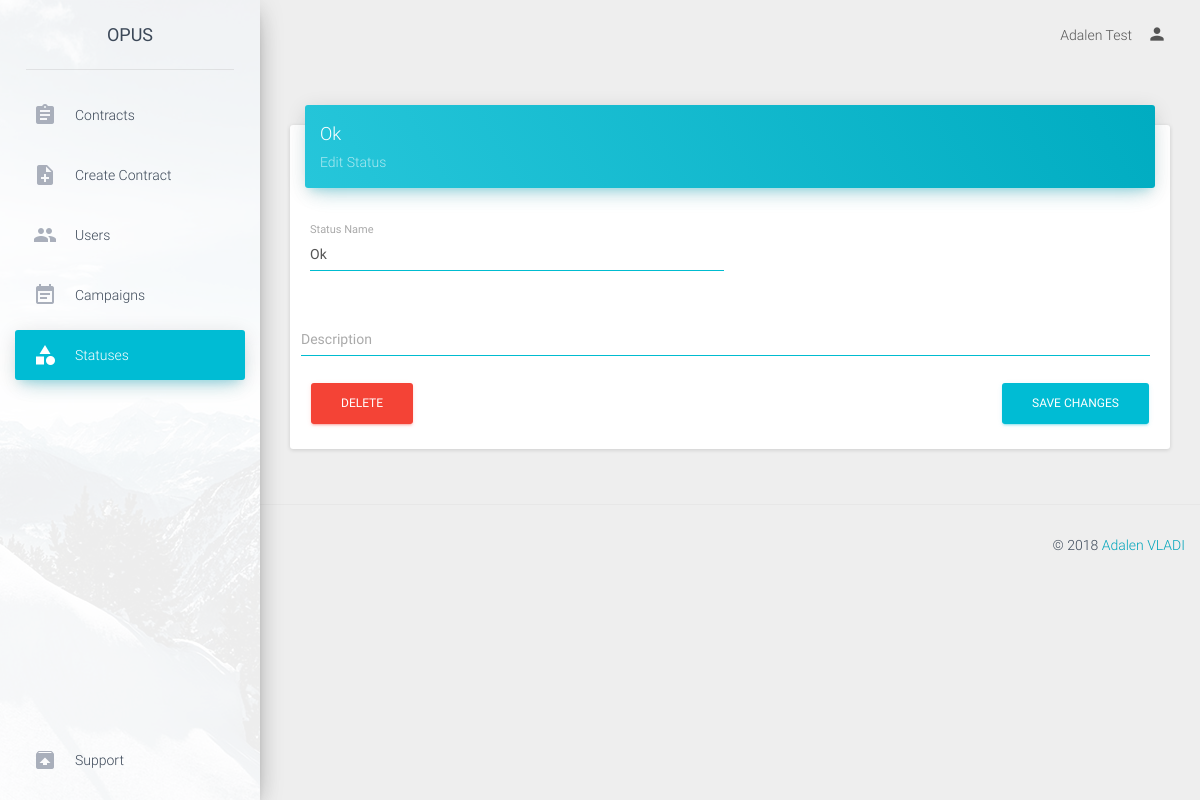
Before: /admin/editStatus/2 (signed in) with the older database file.
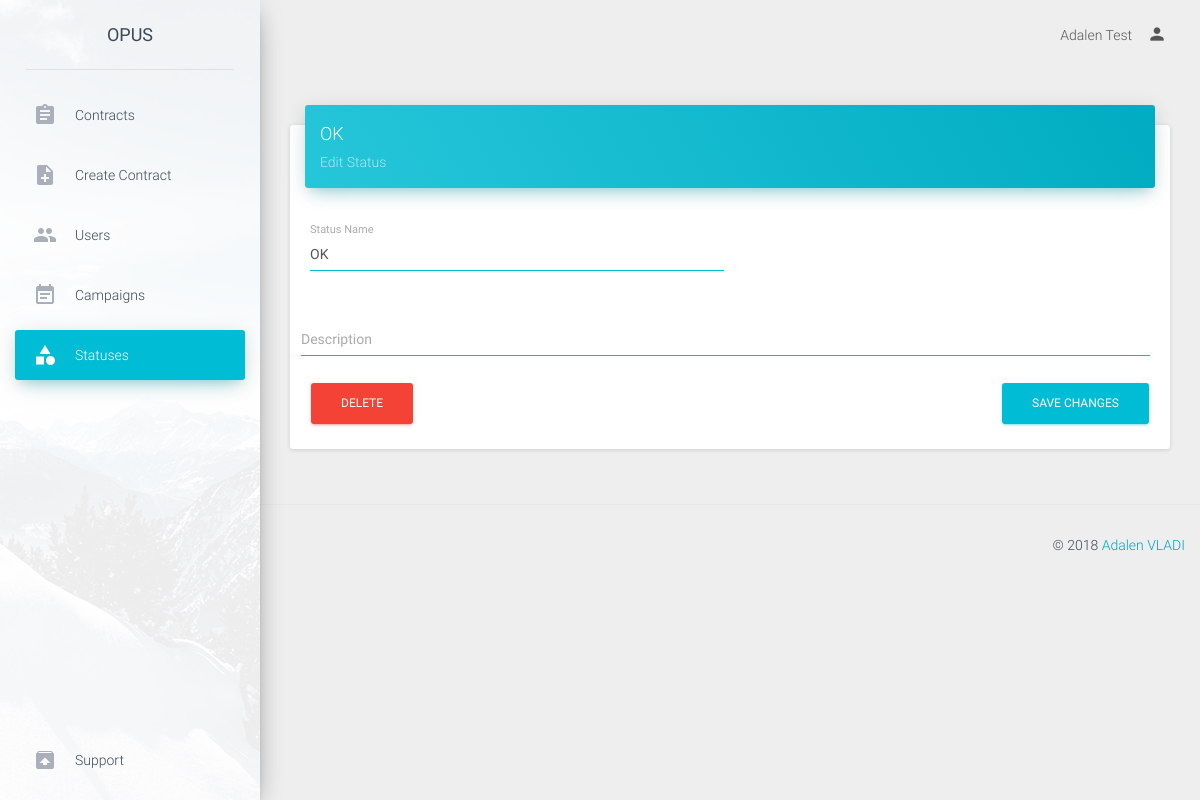
After: the same page with the newer database file.
### tables this page shows
CREATE TABLE `status` (
  `status_id` int(11) NOT NULL,
  `status_name` varchar(50) NOT NULL,
  `status_description` text NOT NULL
);

### public/index.php (called while the page is built, shortened)
<?php
require APP . 'core/controller.php';
$app = new Application();

### application/core/controller.php (called while the page is built, shortened)
<?php
class Controller
{
    public $db = null;
    private function openDatabaseConnection()
    {
        $options = array(PDO::ATTR_DEFAULT_FETCH_MODE => PDO::FETCH_OBJ, PDO::ATTR_ERRMODE => PDO::ERRMODE_WARNING);
        $this->db = new PDO(DB_TYPE . ':host=' . DB_HOST . ';dbname=' . DB_NAME . ';charset=' . DB_CHARSET, DB_USER, DB_PASS, $options);
    }
    public function loadModel()
    {
        if (isset($_SESSION['role'])) {
            switch ($_SESSION['role']) {
                case 'admin':
                    require APP . 'model/admin.php';
                    break;
            }
        }else{
            require APP . 'model/model.php';
        }
        $this->model = new Model($this->db);
    }
}

### application/model/admin.php (called while the page is built, shortened)
<?php
class Model
{
    function __construct($db)
    {
        try {
            $this->db = $db;
        } catch (PDOException $e) {
            exit('Database connection could not be established.');
        }
    }
    public function getStatus($status_id){
        $sql="SELECT * FROM status WHERE status_id=:status_id";
        $query=$this->db->prepare($sql);
        $query->execute(array(':status_id' => $status_id));
        return $query->fetch();
    }
}

### application/view/admin/editStatus.php (the view, shortened to what this page needs)
<div class="content">
    <div class="container-fluid">
        <div class="row">
            <div class="col-md-12">
                <div class="card">
                    <div class="card-header" data-background-color="blue">
                        <h4 class="title"><?=$status->status_name;?></h4>
                        <p class="category">Edit Status</p>
                    </div>
                    <div class="card-content">
                        <form action="" method="POST">
                            <div class="row">
                                <div class="col-md-6">
                                    <div class="form-group label-floating">
                                        <label class="control-label">Status Name</label>
                                        <input type="text" name="status_name" value="<?=$status->status_name;?>" class="form-control" >
                                    </div>
                                </div>
                                <div class="col-md-12">
                                    <div class="form-group label-floating">
                                        <label class="control-label">Description</label>
                                        <input type="text" name="status_description" value="<?=$status->status_description;?>" class="form-control">
                                    </div>
                                </div>
                            </div>
                            <a onclick="deleteStatus(<?=$status->status_id;?>)" class="btn btn-danger pull-left">Delete</a>
                            <button type="submit" class="btn btn-info pull-right">Save Changes</button>
                            <div class="clearfix"></div>
                        </form>
                    </div>
                </div>
            </div>
        </div>
    </div>
</div>

Changed rows visible on the page:
changed status: status_name "Ok" → "OK"
